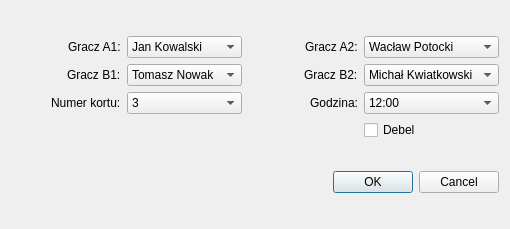
<?xml version="1.0" encoding="UTF-8"?>
<ui version="4.0">
 <class>SedziaNowyMecz</class>
 <widget class="QDialog" name="SedziaNowyMecz">
  <property name="geometry">
   <rect>
    <x>0</x>
    <y>0</y>
    <width>510</width>
    <height>229</height>
   </rect>
  </property>
  <property name="windowTitle">
   <string>Nowy mecz</string>
  </property>
  <layout class="QVBoxLayout" name="verticalLayout">
   <item>
    <layout class="QGridLayout" name="gridLayout">
     <item row="2" column="2" alignment="Qt::AlignRight">
      <widget class="QLabel" name="label_6">
       <property name="text">
        <string>Godzina:</string>
       </property>
      </widget>
     </item>
     <item row="2" column="3">
      <widget class="QComboBox" name="comboBox_6">
       <item>
        <property name="text">
         <string>12:00</string>
        </property>
       </item>
      </widget>
     </item>
     <item row="1" column="1">
      <widget class="QComboBox" name="comboBox_3">
       <item>
        <property name="text">
         <string>Tomasz Nowak</string>
        </property>
       </item>
      </widget>
     </item>
     <item row="1" column="2" alignment="Qt::AlignRight">
      <widget class="QLabel" name="label_5">
       <property name="text">
        <string>Gracz B2:</string>
       </property>
      </widget>
     </item>
     <item row="1" column="0" alignment="Qt::AlignRight">
      <widget class="QLabel" name="label_3">
       <property name="text">
        <string>Gracz B1:</string>
       </property>
      </widget>
     </item>
     <item row="2" column="1">
      <widget class="QComboBox" name="comboBox_2">
       <item>
        <property name="text">
         <string>3</string>
        </property>
       </item>
      </widget>
     </item>
     <item row="0" column="2" alignment="Qt::AlignRight">
      <widget class="QLabel" name="label_4">
       <property name="text">
        <string>Gracz A2:</string>
       </property>
      </widget>
     </item>
     <item row="0" column="1">
      <widget class="QComboBox" name="comboBox">
       <item>
        <property name="text">
         <string>Jan Kowalski</string>
        </property>
       </item>
      </widget>
     </item>
     <item row="0" column="0" alignment="Qt::AlignRight">
      <widget class="QLabel" name="label_2">
       <property name="text">
        <string>Gracz A1:</string>
       </property>
      </widget>
     </item>
     <item row="2" column="0" alignment="Qt::AlignRight">
      <widget class="QLabel" name="label">
       <property name="text">
        <string>Numer kortu:</string>
       </property>
      </widget>
     </item>
     <item row="1" column="3">
      <widget class="QComboBox" name="comboBox_4">
       <item>
        <property name="text">
         <string>Michał Kwiatkowski</string>
        </property>
       </item>
      </widget>
     </item>
     <item row="0" column="3">
      <widget class="QComboBox" name="comboBox_5">
       <item>
        <property name="text">
         <string>Wacław Potocki</string>
        </property>
       </item>
      </widget>
     </item>
     <item row="3" column="3">
      <widget class="QCheckBox" name="checkBox">
       <property name="text">
        <string>Debel</string>
       </property>
      </widget>
     </item>
    </layout>
   </item>
   <item>
    <widget class="QDialogButtonBox" name="buttonBox">
     <property name="orientation">
      <enum>Qt::Horizontal</enum>
     </property>
     <property name="standardButtons">
      <set>QDialogButtonBox::Cancel|QDialogButtonBox::Ok</set>
     </property>
    </widget>
   </item>
  </layout>
 </widget>
 <resources/>
 <connections>
  <connection>
   <sender>buttonBox</sender>
   <signal>accepted()</signal>
   <receiver>SedziaNowyMecz</receiver>
   <slot>accept()</slot>
   <hints>
    <hint type="sourcelabel">
     <x>248</x>
     <y>254</y>
    </hint>
    <hint type="destinationlabel">
     <x>157</x>
     <y>274</y>
    </hint>
   </hints>
  </connection>
  <connection>
   <sender>buttonBox</sender>
   <signal>rejected()</signal>
   <receiver>SedziaNowyMecz</receiver>
   <slot>reject()</slot>
   <hints>
    <hint type="sourcelabel">
     <x>316</x>
     <y>260</y>
    </hint>
    <hint type="destinationlabel">
     <x>286</x>
     <y>274</y>
    </hint>
   </hints>
  </connection>
 </connections>
</ui>
